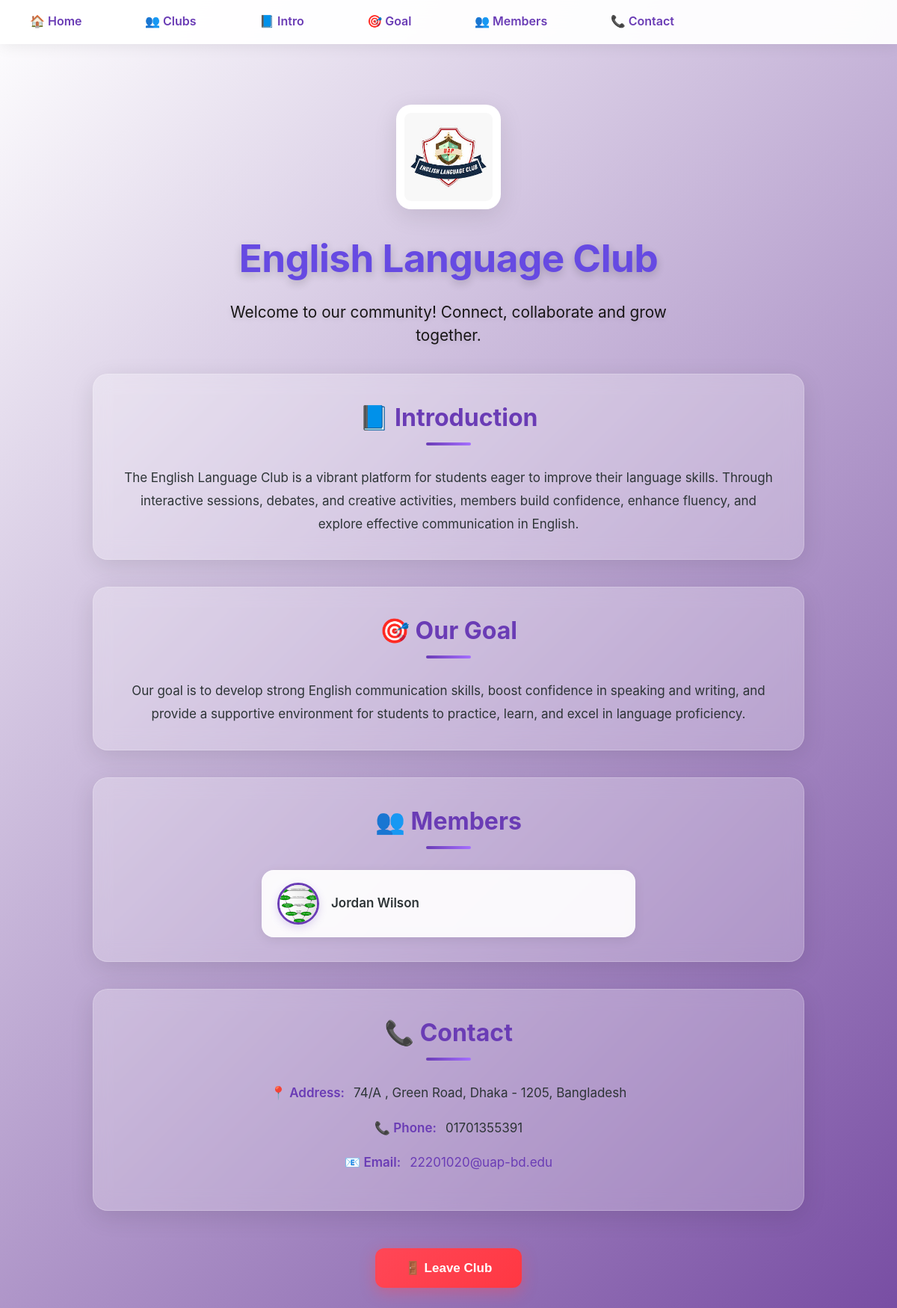
The page /clubnest/clubs/english-language-club/ on the database its author committed.
### ClubNest/models.py (models this page shows, shortened)
class Club(models.Model):
    name = models.CharField(max_length=100)
    slug = models.SlugField(unique=True, blank=True)
    image = models.ImageField(upload_to='club_image/', null=True, blank=True)
    caption = models.TextField(blank=True)
    logo = models.ImageField(upload_to='club_logos/', blank=True, null=True)
    introduction = models.TextField(blank=True)
    our_goal = models.TextField(blank=True)
    contact_email = models.EmailField(blank=True)
    contact_phone = models.CharField(max_length=20, blank=True)
    contact_address = models.TextField(blank=True)

class Membership(models.Model):
    profile = models.ForeignKey(Profile, on_delete=models.CASCADE)  # ✅ Added
    club = models.ForeignKey(Club, on_delete=models.CASCADE)
    is_approved = models.BooleanField(default=False)
    joined_at = models.DateTimeField(auto_now_add=True)
    class Meta:
        unique_together = ('profile', 'club')

class Profile(models.Model):
    user = models.OneToOneField(User, on_delete=models.CASCADE)
    profile_pic = models.ImageField(upload_to='profile_pics/', default='default.png', blank=True, null=True)
    department = models.CharField(
        max_length=50,
        choices=[
            ('CSE', 'CSE'), ('EEE', 'EEE'), ('Civil', 'Civil'),
            ('Pharmacy', 'Pharmacy'), ('ENG', 'ENG'),
            ('Archi', 'Archi'), ('BBA', 'BBA'),
        ],
        blank=True,
        null=True
    )
    semester = models.CharField(
        max_length=10,
        choices=[('1st', '1st'), ('2nd', '2nd'), ('3rd', '3rd'),
                 ('4th', '4th'), ('5th', '5th'), ('6th', '6th'),
                 ('7th', '7th'), ('8th', '8th')],
        blank=True,
        null=True
    )
    clubs = models.ManyToManyField('Club', through='Membership', blank=True)

### ClubNest/views.py (the view)
# urls.py: path('clubs/<slug:slug>/', views.club_detail, name='club_detail'),
def club_detail(request, slug):
    club = get_object_or_404(Club, slug=slug)
    today = date.today()
    approved_members = Membership.objects.filter(
        club=club,
        is_approved=True,
        profile__user__isnull=False  # Only members with valid user
    ).select_related('profile__user')  # <-- select_related user
    upcoming_events = Event.objects.filter(
        club=club,
        date__gte=today
    ).order_by('date')
    context = {
        'club': club,
        'events': upcoming_events,
        'approved_members': approved_members
    }
    return render(request, 'club_detail.html', context)

### templates/club_detail.html (shortened to what this page needs)
{% load static %}
<!DOCTYPE html>
<html lang="en">
<head>
</head>
<body>
<nav>
  <a href="{% url 'home' %}">🏠 Home</a>
  <a href="{% url 'club_list' %}">👥 Clubs</a>
  <a href="#intro">📘 Intro</a>
  <a href="#goal">🎯 Goal</a>
  <a href="#members">👥 Members</a>
  <a href="#contact">📞 Contact</a>
</nav>
<div class="club-header">
  {% if club.logo %}
    <img src="{{ club.logo.url }}" alt="{{ club.name }} Logo" class="club-logo" />
  {% endif %}
  <h1>{{ club.name }}</h1>
  <p class="club-tagline">Welcome to our community! Connect, collaborate and grow together.</p>
</div>
<div class="content">
  <section id="intro">
    <h2>📘 Introduction</h2>
    <p>{{ club.introduction }}</p>
  </section>
  <section id="goal">
    <h2>🎯 Our Goal</h2>
    <p>{{ club.our_goal }}</p>
  </section>
  <section id="members">
    <h2>👥 Members</h2>
    {% if approved_members %}
        <div class="members-container">
            {% for member in approved_members|slice:":4" %}
                <div class="member-card">
                    {% if member.profile.profile_pic %}
                        <img src="{{ member.profile.profile_pic.url }}" alt="{{ member.profile.user.first_name }}">
                    {% else %}
                        <img src="{% static 'images/default-profile.png' %}" alt="{{ member.profile.user.first_name }}">
                    {% endif %}
                    <a href="{% url 'profile_view' member.profile.user.id %}">
                        {% if member.profile.user.get_full_name %}
                            {{ member.profile.user.get_full_name }}
                        {% else %}
                            {{ member.profile.user.username }}
                        {% endif %}
                    </a>
                </div>
            {% endfor %}
        </div>
    {% else %}
        <p style="text-align:center; color:var(--text-light);">No members yet. Be the first to join!</p>
    {% endif %}
</section>
  <section id="contact">
    <h2>📞 Contact</h2>
    <div class="contact-info">
      <p><strong>📍 Address:</strong> {{ club.contact_address }}</p>
      <p><strong>📞 Phone:</strong> {{ club.contact_phone }}</p>
      <p><strong>📧 Email:</strong>
        <a href="mailto:{{ club.contact_email }}" class="contact-link">{{ club.contact_email }}</a>
      </p>
    </div>
  </section>
  <div class="leave-btn-container">
    <button class="leave-btn" onclick="leaveClub()">🚪 Leave Club</button>
  </div>
</div>
</body>
</html>

### rows shown on the page
Club: logo (picture), name "English Language Club", introduction "The English Language Club is a vibrant platform for students eager to improve their language skills. Through interactive sessions, debates, and creative activities, members build confidence, enhance fluency, and explore effective communication in English.", our_goal "Our goal is to develop strong English communication skills, boost confidence in speaking and writing, and provide a supportive environment for students to practice, learn, and excel in language proficiency.", contact_address "74/A , Green Road, Dhaka - 1205, Bangladesh", contact_phone "01701355391", contact_email "22201020@uap-bd.edu"
Membership: profile.profile_pic (picture), profile.user.get_full_name "Jordan Wilson"
